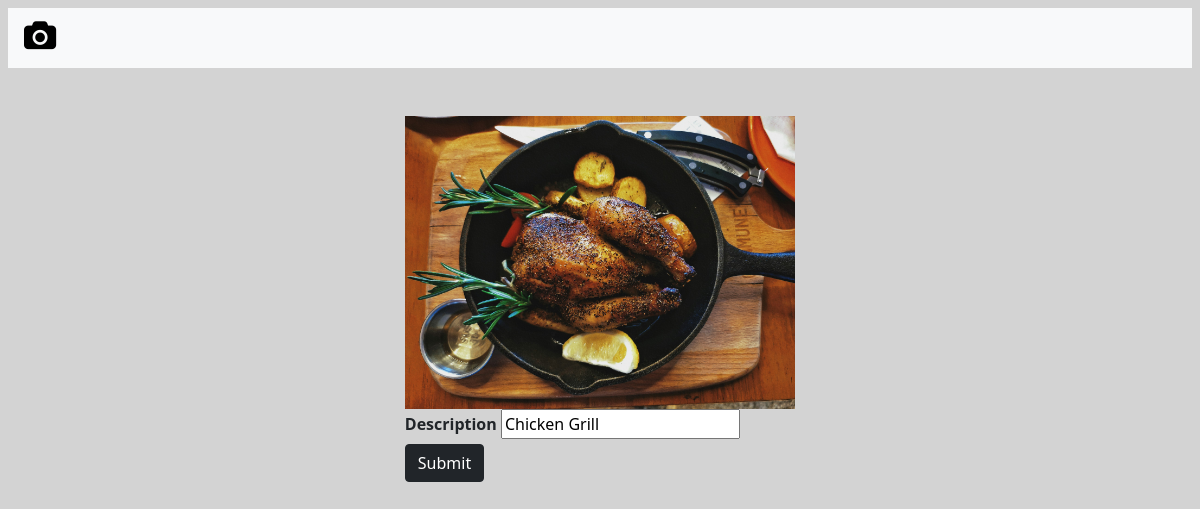
Screenshot of /photo/40/ with the database file from the repository.
### Photo_Album_Application/models.py (models this page shows, shortened)
class Photo(models.Model):
    class Meta:
        verbose_name = 'Photo'
        verbose_name_plural = 'Photos'
    category = models.ForeignKey(
        Category, on_delete=models.SET_NULL, null=True, blank=True)
    image = models.ImageField(null=False, blank=False)
    description = models.TextField()

### Photo_Album_Application/views.py (the view)
# urls.py: path('photo/<str:pk>/', views.viewPhoto, name='photo'),
def viewPhoto(request, pk):
    photo = Photo.objects.get(id=pk)
    return render(request, 'photo.html', {'photo': photo})

### Photo_Album_Application/templates/photo.html (shortened to what this page needs)
<!DOCTYPE html>
<html>
<head>
    <link href="https://stackpath.bootstrapcdn.com/bootstrap/4.5.2/css/bootstrap.min.css" rel="stylesheet">
    <link rel="stylesheet" href="https://cdnjs.cloudflare.com/ajax/libs/font-awesome/4.7.0/css/font-awesome.min.css">
    <link href="https://cdn.jsdelivr.net/npm/bootstrap@5.0.0-beta1/dist/css/bootstrap.min.css" rel="stylesheet"
>
</head>
<body class="m-2">
    <nav class="navbar navbar-expand-lg navbar-light bg-light">
        <a class="navbar-brand" href="{% url 'gallery' %}"><i class="fa fa-camera" style="font-size:30px;color:black"></i></a>
    </nav>
    <div class="container">
        <div class="row justify-content-center">
            <div class="col my-5">
                    <form method="post" action="/updatephoto/">
                <div style="height: 80vh">
                    <img style="max-width: 100%; max-height: 100%;" src="{{photo.image.url}}">
                    <br>
                    <label for="description"><b>Description</b></label>
                    <input type="text" placeholder="description" name="description" required value="{{photo.description}}">
                    <button type="submit" class="btn btn-dark">Submit</button>
                </div>
                </form>
                </div>
            </div>
        </div>
</body>
</html>

### Photo_Album_Application/templates/photo.html (style rules this page uses)
body { background-color: lightgrey; }
.container { width: 35%; height: 35%; overflow: hidden; }

### rows the page displays
Photo: image (picture), description "Chicken Grill"
